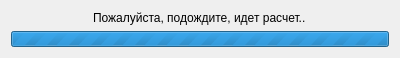
<?xml version="1.0" encoding="UTF-8"?>
<ui version="4.0">
 <class>ProgressReportDialog</class>
 <widget class="QDialog" name="ProgressReportDialog">
  <property name="geometry">
   <rect>
    <x>0</x>
    <y>0</y>
    <width>400</width>
    <height>58</height>
   </rect>
  </property>
  <property name="minimumSize">
   <size>
    <width>400</width>
    <height>58</height>
   </size>
  </property>
  <property name="maximumSize">
   <size>
    <width>400</width>
    <height>58</height>
   </size>
  </property>
  <property name="windowTitle">
   <string>Расчет...</string>
  </property>
  <property name="modal">
   <bool>true</bool>
  </property>
  <layout class="QVBoxLayout" name="verticalLayout">
   <item alignment="Qt::AlignHCenter">
    <widget class="QLabel" name="label">
     <property name="text">
      <string>Пожалуйста, подождите, идет расчет..</string>
     </property>
    </widget>
   </item>
   <item>
    <widget class="QProgressBar" name="progressBar">
     <property name="maximum">
      <number>0</number>
     </property>
     <property name="value">
      <number>-1</number>
     </property>
    </widget>
   </item>
  </layout>
 </widget>
 <resources/>
 <connections/>
</ui>
